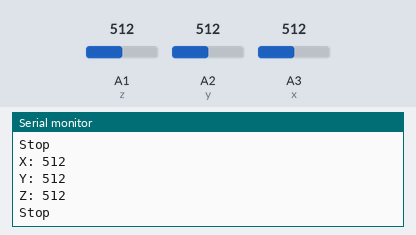
A sketch run on a simulated Arduino Uno, built with avr-gcc and run on an emulated ATmega328P. Parts: the last lines printed to the serial monitor. Inputs (shaded band) come from the test bench; at power-on: A2 (y) = 512, A1 (z) = 512, A3 (x) = 512.

Above: at 1.2 s.
1.3 s: A2 (y) set to 522
At 2.6 s:
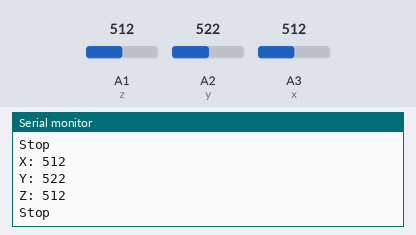
2.8 s: A2 (y) set to 543
At 3.5 s:
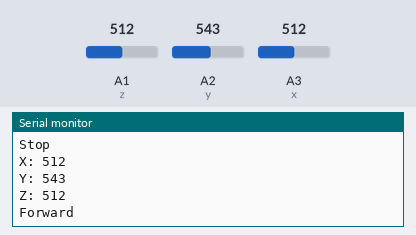
11.5 s: A2 (y) set to 477
At 12.8 s:
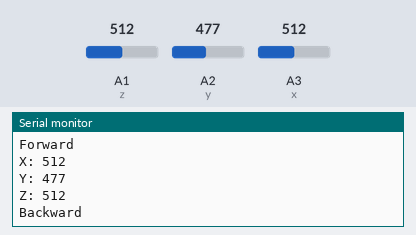
13.0 s: A2 (y) set to 506
At 13.8 s:
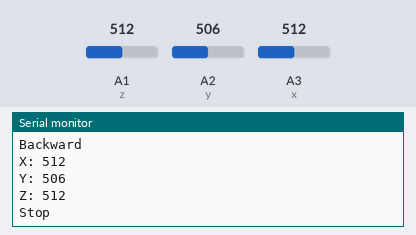
Timing chart, 0 to 16.0 s (numbered marks = the images above; inputs shaded):
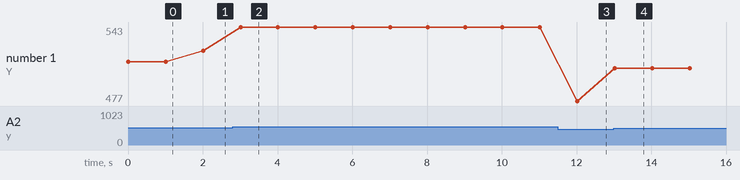

The sketch:

ADXL_testing.ino
```cpp
#define x A3
#define y A2
#define z A1

int x_val;
int y_val;
int z_val;

int x_val2;
int y_val2;
int z_val2;

void setup() {
  // put your setup code here, to run once:
  pinMode(x, INPUT);
  pinMode(y, INPUT);
  pinMode(z, INPUT);
  Serial.begin(9600);
  x_val2 = analogRead(x);
  y_val2 = analogRead(y);
  z_val2 = analogRead(z);
}

void loop()
{
  // put your main code here, to run repeatedly:
  x_val = analogRead(x);
  y_val = analogRead(y);
  z_val = analogRead(z);

  Serial.print("X: ");
  Serial.println(x_val);
  Serial.print("Y: ");
  Serial.println(y_val);
  Serial.print("Z: ");
  Serial.println(z_val);

  int x_axis = x_val - x_val2;
  int y_axis = y_val - y_val2;
  int z_axis = z_val - z_val2;

  if(y_axis >= 20)
  {
    Serial.println("Forward");
  }
  else if(y_axis <= -20)
  {
    Serial.println("Backward");
  }
  else if(x_axis >= 20)
  {
    Serial.println("Right");
  }
  else if(x_axis <= -20)
  {
    Serial.println("Left");
  }
  else
  {
    Serial.println("Stop");
  }
  Serial.println();
  delay(1000);
}
```

Measured:
- the behaviour switches between 531 and 532 on A2 (y) (found by bisection; images 1 and 2)
- the behaviour switches between 492 and 493 on A2 (y) (found by bisection; images 3 and 4)
- after the input at 1.3 s, the serial monitor: prints a new line after 0.71 s (image 1)
- after the input at 2.8 s, the serial monitor: prints a new line after 0.21 s (image 2)
- after the input at 11.5 s, the serial monitor: prints a new line after 0.52 s (image 3)
- after the input at 13.0 s, the serial monitor: prints a new line at once (image 4)
- plotted number 1: 512 → 522 after the input at 1.3 s, 522 → 543 after the input at 2.8 s, 543 → 477 after the input at 11.5 s, 477 → 506 after the input at 13.0 s
